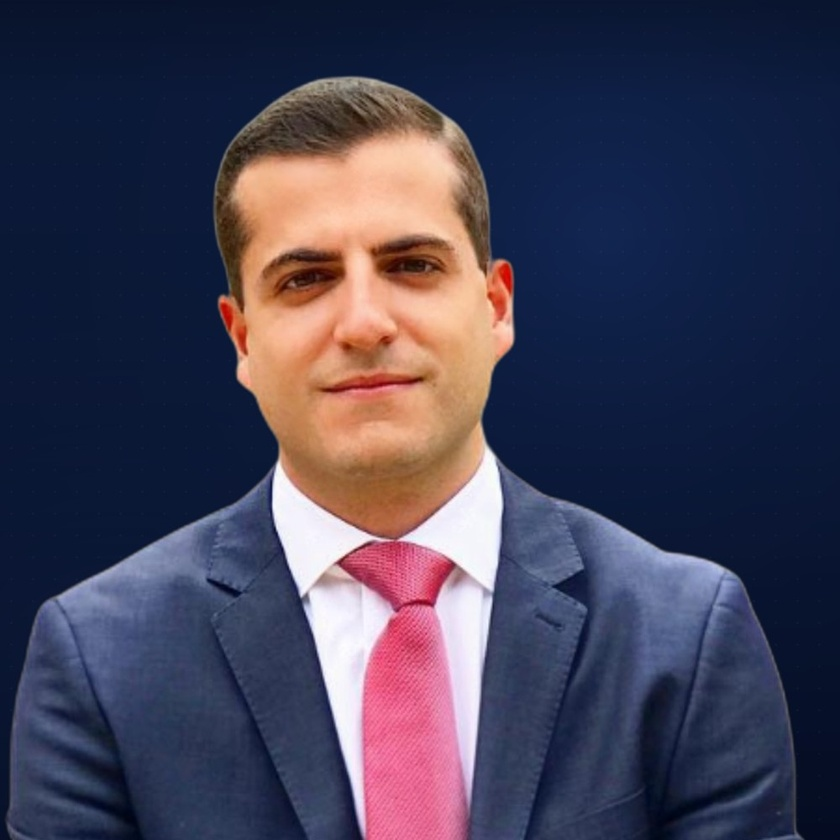
#> input picture assets/images/team/drew-precorrection.jpg, 840 x 840 px, shrunk from 1000 x 1000 before the run, found by its file name
$ python _undereye_preview.py
#> lines starting #> are read from the running program, lines starting #| are printed output that depends on the picture
"""Assemble a 2x2 preview: original vs. corrected, in color and grayscale."""
import cv2
import numpy as np
from pathlib import Path

pre = cv2.imread("assets/images/team/drew-precorrection.jpg")
#> pre is the input picture: shape (840, 840, 3); mean B, G, R 85, 63.1, 66
post = cv2.imread("assets/images/team/drew.jpg")
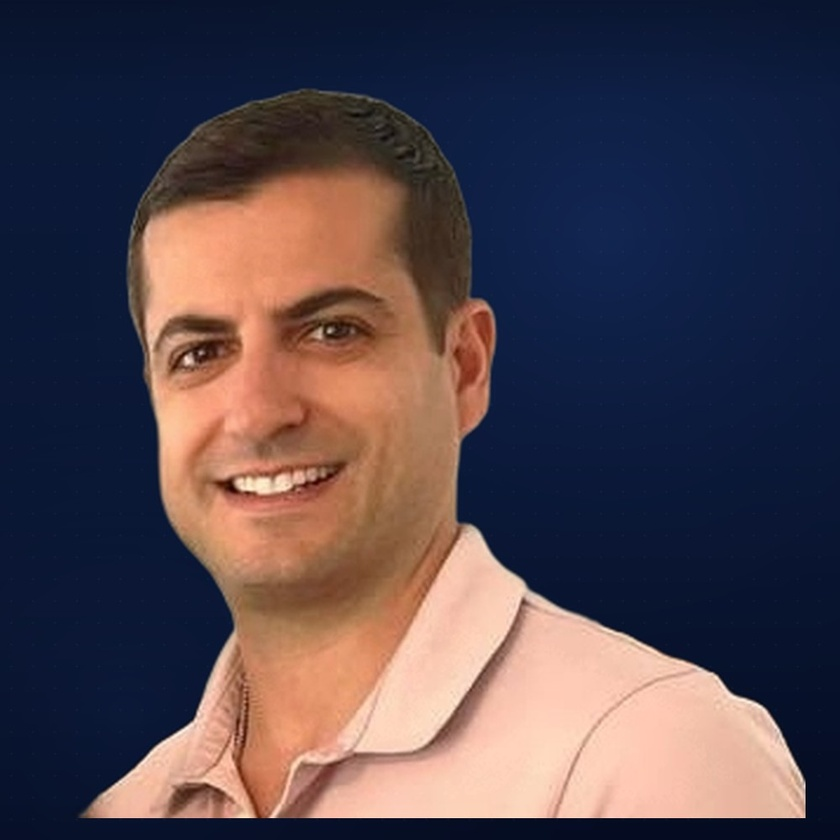
#> input picture assets/images/team/drew.jpg, 840 x 840 px, shrunk from 1000 x 1000 before the run, found by its file name
#> post is the input picture: shape (840, 840, 3); mean B, G, R 77.6, 68.8, 80.9

def gray3(img):
    g = cv2.cvtColor(img, cv2.COLOR_BGR2GRAY)
    # match the CSS: grayscale(1) contrast(1.02)
    g = np.clip((g.astype(np.float32) - 128) * 1.02 + 128, 0, 255).astype(np.uint8)
    return cv2.cvtColor(g, cv2.COLOR_GRAY2BGR)

def crop_face(img):
    h, w = img.shape[:2]
#> h = 840; w = 840
    # centered face crop (approx)
    x1, y1 = int(w * 0.20), int(h * 0.10)
#> x1 = 168; y1 = 84
    x2, y2 = int(w * 0.80), int(h * 0.60)
#> x2 = 672; y2 = 504
    return img[y1:y2, x1:x2]

pre_c = crop_face(pre); post_c = crop_face(post)
#> in crop_face (call 2), `return img[y1:y2, x1:x2]`:
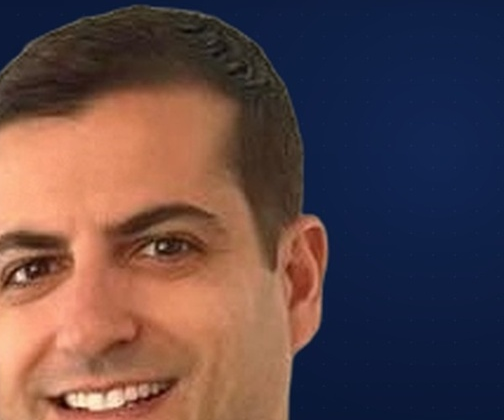
#> returned value: shape (420, 504, 3); mean of channels 0, 1, 2 71.9, 70.7, 93.3; drawn as B, G, R
pre_g = gray3(pre_c);  post_g = gray3(post_c)
#> in gray3, `g = cv2.cvtColor(img, cv2.COLOR_BGR2GRAY)`:
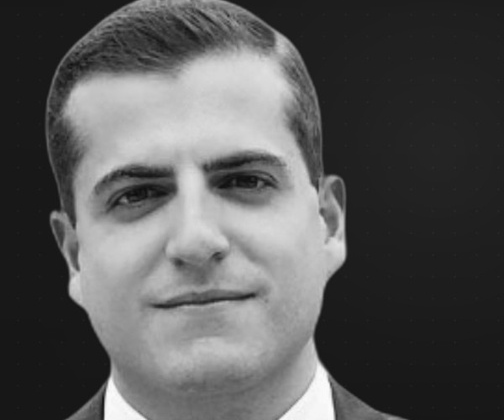
#> g: shape (420, 504); min 12, max 252, mean 87.8

# 2x2 layout
def label(img, text):
#> called with text = 'BEFORE - color'
    img = img.copy()
    cv2.rectangle(img, (0, 0), (img.shape[1], 32), (30, 30, 30), -1)
    cv2.putText(img, text, (10, 22), cv2.FONT_HERSHEY_DUPLEX, 0.6, (240, 240, 240), 1, cv2.LINE_AA)
    return img

row1 = np.hstack([label(pre_c, "BEFORE - color"), label(post_c, "AFTER - color")])
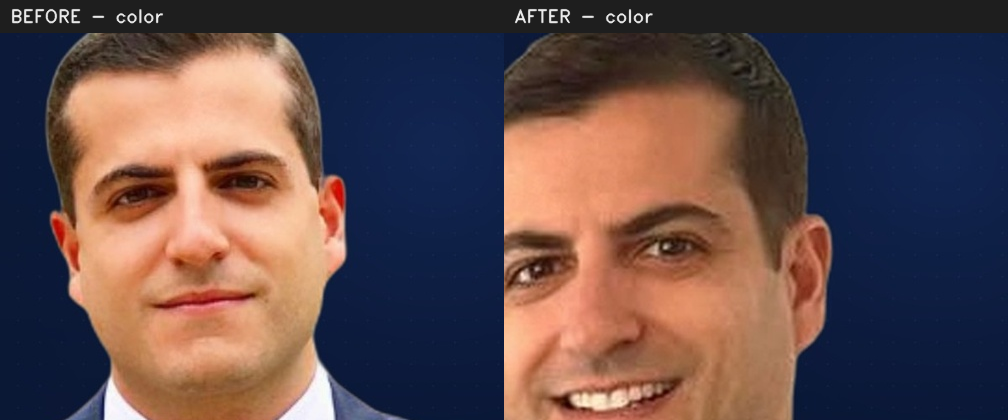
#> row1: shape (420, 1008, 3); mean B, G, R 76.2, 75.9, 97.2
row2 = np.hstack([label(pre_g, "BEFORE - B&W (site render)"), label(post_g, "AFTER - B&W (site render)")])
#> call 4 of label, with text = 'AFTER - B&W (site render)'
#> in label (call 4), `cv2.putText(img, text, (10, 22), cv2.FONT_HERSHEY_DUPLEX, 0.6, (240, 2..`:
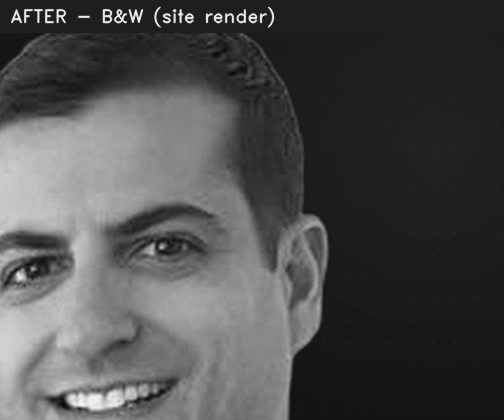
#> img: shape (420, 504, 3); min 9, max 243, mean 77.1
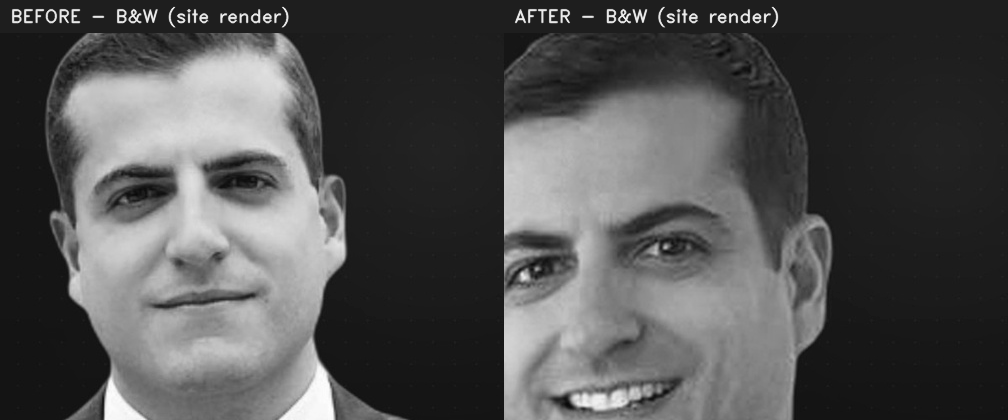
#> row2: shape (420, 1008, 3); min 9, max 254, mean 81.7
grid = np.vstack([row1, row2])
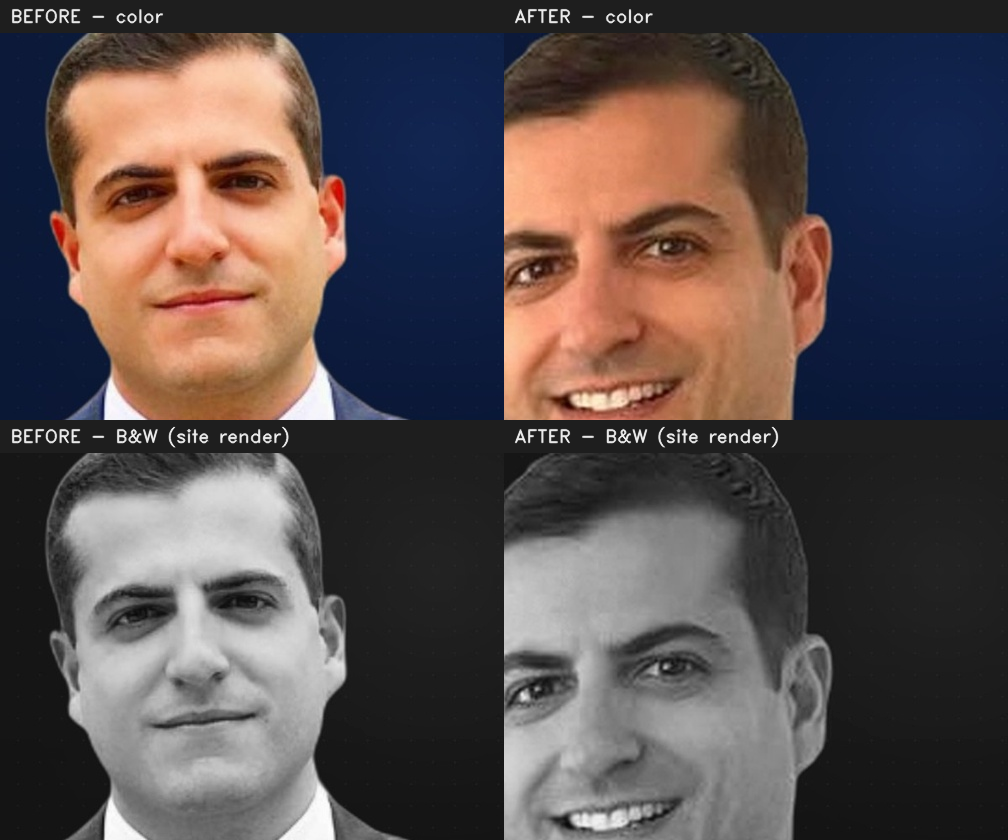
#> grid: shape (840, 1008, 3); mean B, G, R 79, 78.8, 89.5
cv2.imwrite("/home/user/workspace/mfs_undereye_preview.jpg", grid, [cv2.IMWRITE_JPEG_QUALITY, 92])
print("wrote /home/user/workspace/mfs_undereye_preview.jpg", grid.shape)
#| wrote /home/user/workspace/mfs_undereye_preview.jpg (840, 1008, 3)
